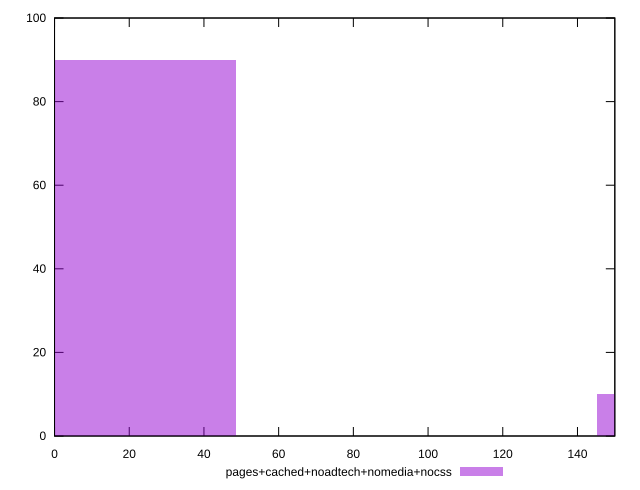

The script that saved this image:
reset

$pagesCachedNoadtechNomediaNocss <<EOF
0 90
193.79760638672738 10
EOF

set key outside below
set boxwidth 96.89880319336369
set xrange [0:150]
set yrange [0:100]
set trange [0:100]
set style fill transparent solid 0.5 noborder
set terminal svg size 640, 490 enhanced background rgb 'white'
set output "report_00019_2021-02-10T18-14-37.922Z//uses-http2/comparison/histogram/4_vs_5.svg"

plot $pagesCachedNoadtechNomediaNocss title "pages+cached+noadtech+nomedia+nocss" with boxes

reset
